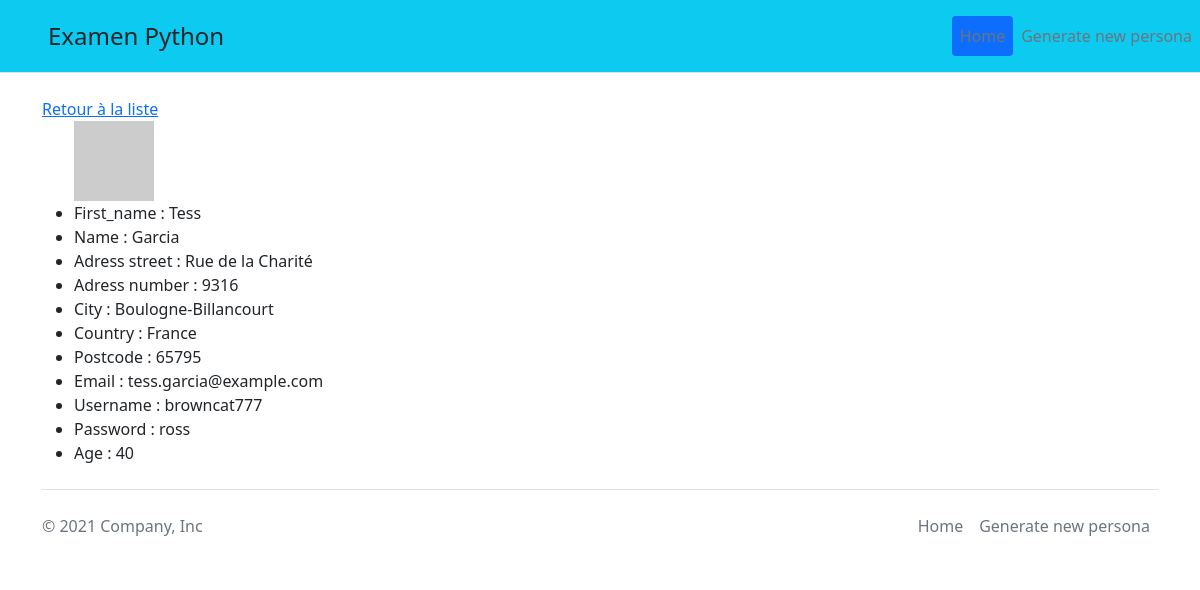
The app's page /details/34/ with its own data.
### persona_app/models.py (models this page shows)
class Persona(models.Model):
    first_name = models.CharField(max_length=20)
    last_name = models.CharField(max_length=50)
    address_street = models.CharField(max_length=50)
    address_number = models.IntegerField()
    city = models.CharField(max_length=50)
    country = models.CharField(max_length=50)
    postcode = models.CharField(max_length=50)
    email = models.EmailField()
    username = models.CharField(max_length=50)
    password = models.CharField(max_length=20)
    age = models.PositiveIntegerField()
    picture = models.CharField(max_length=50)

### persona_app/views.py (the view)
# urls.py: path('details/<int:id>/', views.persona_details, name='persona_details'),
def persona_details(request, id):
    person = Persona.objects.get(id=id)
    context = {
        'person_details': person
    }
    print(context)
    return render(request, 'persona_app/persona_details.html', context)

### persona_app/templates/persona_app/persona_details.html
{% extends 'base.html' %} {% block title %}Persona details{% endblock title %}
{% block content %}
<a href="{% url 'url_list' %}">Retour à la liste</a>
<ul>
  <img src="{{ person_details.picture }}" alt="{{ person_details.picture }}"/>
  <li>First_name : {{ person_details.first_name }}</li>
  <li>Name : {{ person_details.last_name }}</li>
  <li>Adress street : {{ person_details.address_street }}</li>
  <li>Adress number : {{ person_details.address_number }}</li>
  <li>City : {{ person_details.city }}</li>
  <li>Country : {{ person_details.country }}</li>
  <li>Postcode : {{ person_details.postcode }}</li>
  <li>Email : {{ person_details.email }}</li>
  <li>Username : {{ person_details.username }}</li>
  <li>Password : {{ person_details.password }}</li>
  <li>Age : {{ person_details.age }}</li>
</ul>
{% endblock content %}

### records on screen
Persona: first_name "Tess", last_name "Garcia", address_street "Rue de la Charité", address_number "9316", city "Boulogne-Billancourt", country "France", postcode "65795", email "tess.garcia@example.com", username "browncat777", password "ross", age "40"
